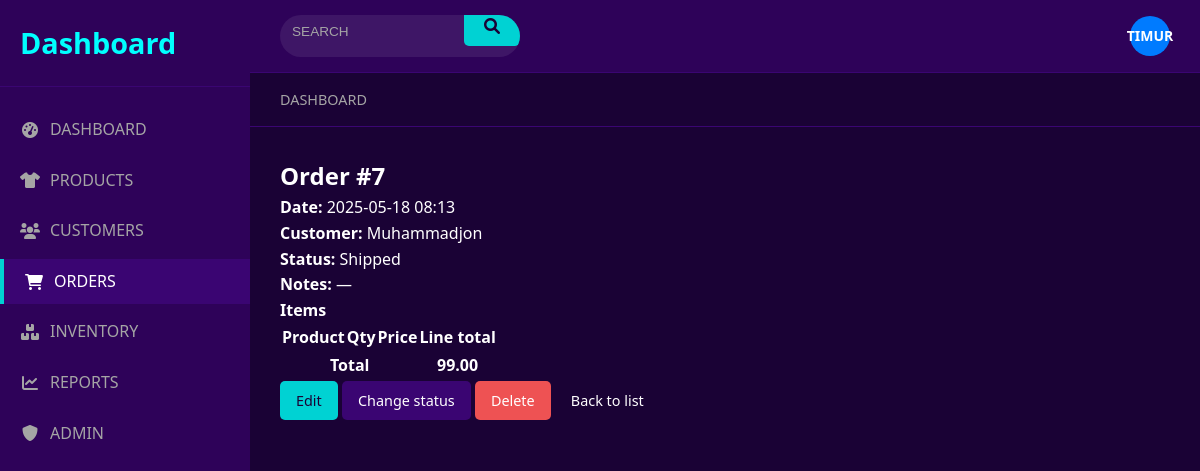
Screenshot of /orders/7/ (signed in) with the database file from the repository.
### orders/models.py (models this page shows, shortened)
class Order(TimeStampedModel):
    STATUS_CHOICES = [
        ('pending', 'Pending'),
        ('processing', 'Processing'),
        ('shipped', 'Shipped'),
        ('delivered', 'Delivered'),
        ('cancelled', 'Cancelled'),
        ('returned', 'Returned'),
    ]
    PAYMENT_METHOD_CHOICES = [
        ('cash', 'Cash'),
        ('card', 'Credit/Debit Card'),
        ('transfer', 'Bank Transfer'),
        ('online', 'Online Payment'),
    ]
    customer = models.ForeignKey(Customer, on_delete=models.CASCADE, related_name='orders')
    order_number = models.CharField(max_length=20, unique=True)
    status = models.CharField(max_length=15, choices=STATUS_CHOICES, default='pending')
    payment_method = models.CharField(max_length=15, choices=PAYMENT_METHOD_CHOICES, default='cash')
    shipping_address = models.TextField(blank=True, null=True)
    total_amount = models.DecimalField(max_digits=10, decimal_places=2, default=0)
    discount = models.DecimalField(max_digits=10, decimal_places=2, default=0)
    tax = models.DecimalField(max_digits=10, decimal_places=2, default=0)
    shipping_cost = models.DecimalField(max_digits=10, decimal_places=2, default=0)
    notes = models.TextField(blank=True, null=True)

### customers/models.py (models this page shows, shortened)
class Customer(TimeStampedModel):
    STATUS_CHOICES = [
        ('active', 'Active'),
        ('inactive', 'Inactive'),
        ('vip', 'VIP'),
        ('new', 'New'),
    ]
    name = models.CharField(max_length=100)
    email = models.EmailField(blank=True, null=True)
    phone = models.CharField(max_length=20, blank=True, null=True)
    address = models.TextField(blank=True, null=True)
    status = models.CharField(max_length=10, choices=STATUS_CHOICES, default='new')
    profile_image = models.ImageField(upload_to='customers/', blank=True, null=True)
    notes = models.TextField(blank=True, null=True)
    def __str__(self):
        return self.name

### orders/views.py (the view)
# urls.py: path('<int:pk>/', views.order_detail, name='detail'),
@login_required
def order_detail(request, pk):
    order = get_object_or_404(
        Order.objects.select_related('customer').prefetch_related('items__product'),
        pk=pk
    )
    return render(request, 'orders/order_detail.html', {'order': order})

### templates/orders/order_detail.html (shortened to what this page needs)
{% extends 'core/base.html' %}
{% block content %}
<h2>Order #{{ order.id }}</h2>
<p><strong>Date:</strong> {{ order.created_at|date:"Y-m-d H:i" }}</p>
<p><strong>Customer:</strong> {{ order.customer }}</p>
<p><strong>Status:</strong> {{ order.get_status_display }}</p>
<p><strong>Notes:</strong> {{ order.notes|default:"—" }}</p>
<h4 class="mt-4">Items</h4>
<table class="table table-striped">
  <thead><tr><th>Product</th><th>Qty</th><th>Price</th><th>Line total</th></tr></thead>
  <tfoot>
    <tr><th colspan="3" class="text-end">Total</th>
        <th>{{ order.total_amount|floatformat:2 }}</th></tr>
  </tfoot>
</table>
<a href="{% url 'orders:update' order.pk %}" class="btn btn-primary">Edit</a>
<a href="{% url 'orders:status_update' order.pk %}" class="btn btn-secondary">Change status</a>
<a href="{% url 'orders:delete' order.pk %}" class="btn btn-danger">Delete</a>
<a href="{% url 'orders:list' %}" class="btn btn-outline-secondary">Back to list</a>
{% endblock %}

### templates/core/base.html (shortened to what this page needs)
<!DOCTYPE html>
<html lang="en">
<head>
    {% load static %}
    <link rel="stylesheet" href="{% static 'css/styles.css' %}">
    <link rel="stylesheet" href="https://cdnjs.cloudflare.com/ajax/libs/font-awesome/6.0.0-beta3/css/all.min.css">
</head>
<body>
    <div class="container">
        <aside class="sidebar">
            <div class="sidebar-header">
                <h1>Dashboard</h1>
            </div>
            <nav class="sidebar-nav">
                <ul>
                    <li class="{% if request.path == '/' %}active{% endif %}">
                        <a href="{% url 'dashboard:index' %}">
                            <i class="fas fa-tachometer-alt"></i>
                            <span>DASHBOARD</span>
                        </a>
                    </li>
                    <li class="{% if '/products/' in request.path %}active{% endif %}">
                        <a href="{% url 'products:list' %}">
                            <i class="fas fa-tshirt"></i>
                            <span>PRODUCTS</span>
                        </a>
                    </li>
                    <li class="{% if '/customers/' in request.path %}active{% endif %}">
                        <a href="{% url 'customers:customer_list' %}">
                            <i class="fas fa-users"></i>
                            <span>CUSTOMERS</span>
                        </a>
                    </li>
                    <li class="{% if '/orders/' in request.path %}active{% endif %}">
                        <a href="{% url 'orders:list' %}">
                            <i class="fas fa-shopping-cart"></i>
                            <span>ORDERS</span>
                        </a>
                    </li>
                    <li class="{% if '/inventory/' in request.path %}active{% endif %}">
                        <a href="{% url 'inventory:list' %}">
                            <i class="fas fa-boxes"></i>
                            <span>INVENTORY</span>
                        </a>
                    </li>
                    <li class="{% if '/reports/' in request.path %}active{% endif %}">
                        <a href="{% url 'reports:index' %}">
                            <i class="fas fa-chart-line"></i>
                            <span>REPORTS</span>
                        </a>
                    </li>
                    {% if user.is_superuser %}
                    <li class="{% if '/admin/' in request.path %}active{% endif %}">
                        <a href="{% url 'admin:index' %}">
                            <i class="fas fa-shield-alt"></i>
                            <span>ADMIN</span>
                        </a>
                    </li>
                    {% endif %}
                </ul>
            </nav>
        </aside>
        <main class="main-content">
            <header class="top-bar">
                <div class="search-bar">
                    <form method="get">
                        <input type="text" name="search" placeholder="SEARCH" value="{{ request.GET.search }}">
                        <button type="submit"><i class="fas fa-search"></i></button>
                    </form>
                </div>
                <div class="user-actions">
                    <div class="user-profile">
                        {% if user.is_authenticated %}
                            <div class="user-avatar-initial blue-bg">
                                {{ user.username|upper }}
                            </div>
                        {% else %}
                            <span>LOGIN</span>
                            <a href="{% url 'accounts:login' %}">
                                <i class="fas fa-sign-in-alt"></i>
                            </a>
                        {% endif %}
                    </div>
                </div>
            </header>
            <div class="breadcrumb">
                <a href="{% url 'dashboard:index' %}">DASHBOARD</a>
            </div>
            <div class="content">
                {% block content %}{% endblock %}
            </div>
        </main>
    </div>
</body>
</html>

### rows the page displays
Order: id "7", created_at "2025-05-18 08:13", customer "Muhammadjon", status "Shipped", notes "—", total_amount "99.00"

### other values shown
{{ user.username|upper }} "TIMUR"
